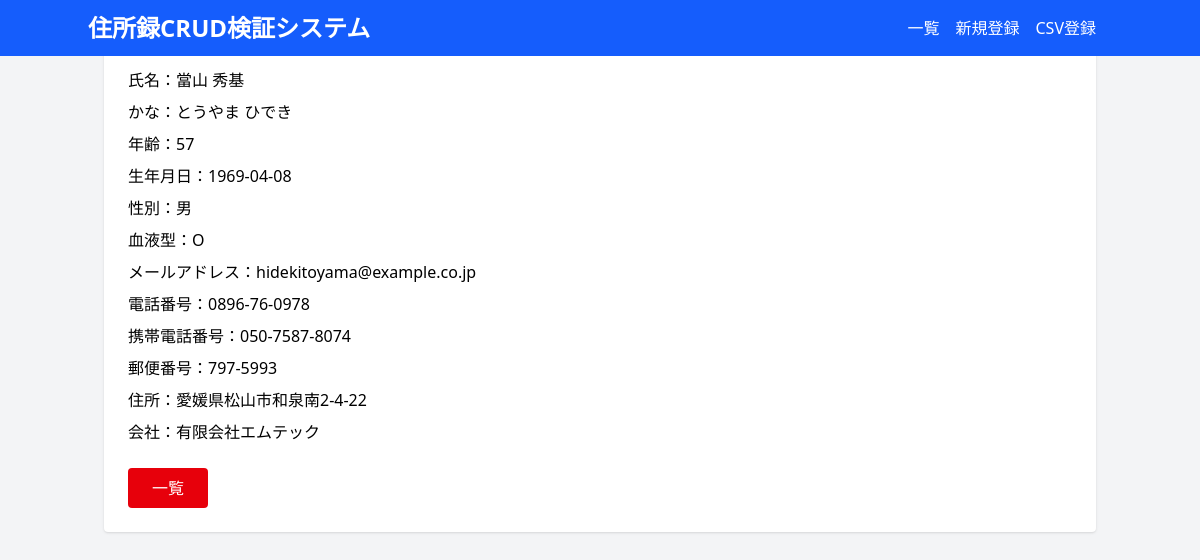
The app's page /detail/2 with its own data.
### tables this page shows
CREATE TABLE addresses(
id INTEGER PRIMARY KEY AUTOINCREMENT,
name TEXT NOT NULL,
kana TEXT NOT NULL,
age INTEGER,
birthday TEXT,
gender TEXT,
blood_type TEXT,
email TEXT,
tel TEXT,
mobile TEXT,
postal_code TEXT,
address TEXT,
company TEXT,
created_at TIMESTAMP DEFAULT CURRENT_TIMESTAMP,
updated_at TIMESTAMP DEFAULT CURRENT_TIMESTAMP
);

### app.py (the view)
@app.route("/detail/<int:id>")
def detail(id):
    conn = get_db()
    cur = conn.cursor()
    cur.execute("""
        SELECT *
        FROM addresses
        WHERE id = ?
    """, (id,))
    record = cur.fetchone()
    conn.close()
    return render_template(
        "detail.html",
        record=record
    )

### app.py (called while the page is built)
def get_db():
    conn = sqlite3.connect(DB_NAME)
    conn.row_factory = sqlite3.Row
    return conn

### templates/detail.html (shortened to what this page needs)
{% extends "base.html" %}
{% block content %}
<div class="bg-white p-6 rounded shadow">
    <h2 class="text-xl font-bold mb-4 text-red-600">削除確認</h2>
    <div class="space-y-2 mb-6">
        <p>氏名：{{ record.name }}</p>
        <p>かな：{{ record.kana }}</p>
        <p>年齢：{{ record.age }}</p>
        <p>生年月日：{{ record.birthday }}</p>
        <p>性別：{{ record.gender }}</p>
        <p>血液型：{{ record.blood_type }}</p>
        <p>メールアドレス：{{ record.email }}</p>
        <p>電話番号：{{ record.tel }}</p>
        <p>携帯電話番号：{{ record.mobile }}</p>
        <p>郵便番号：{{ record.postal_code }}</p>
        <p>住所：{{ record.address }}</p>
        <p>会社：{{ record.company }}</p>
    </div>
    <form method="GET">
        <button class="bg-red-600 text-white px-6 py-2 rounded">一覧</button>
    </form>
</div>
{% endblock %}

### records on screen
addresses: name "當山 秀基", kana "とうやま ひでき", age "57", birthday "1969-04-08", gender "男", blood_type "O", email "hidekitoyama@example.co.jp", tel "0896-76-0978", mobile "050-7587-8074", postal_code "797-5993", address "愛媛県松山市和泉南2-4-22", company "有限会社エムテック"
